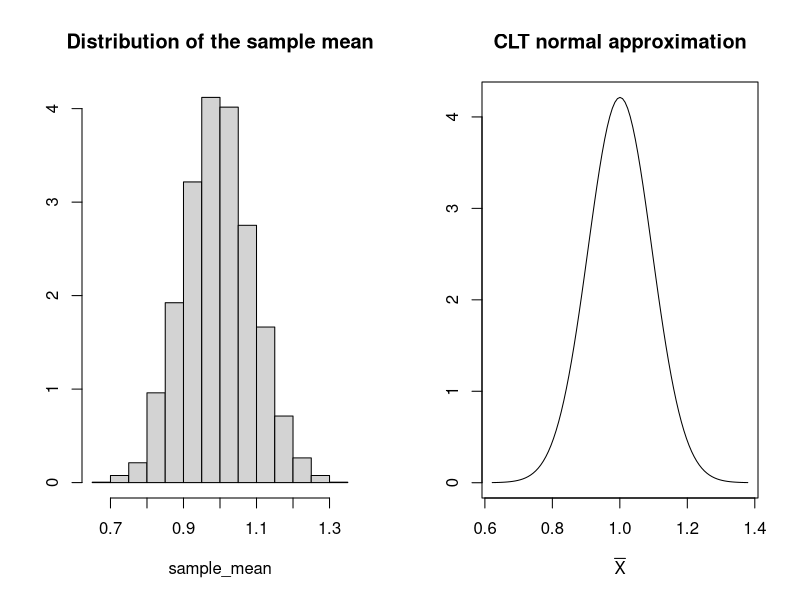

The R source for this figure:
## ---- chunk 1
knitr::opts_chunk$set(echo = TRUE)
rm(list=ls())
## ---- chunk 2
#Normally, we don't know the so-called true distribution, but for the sake of learning CLT, let's pretend we do to simulate data. Once you have created the data, you pretend you didn't know anything about it and try to "infer" it from your observations.

#This is the so-called truth
nstudents = 360000
nexam = 10
prob_cheat = 0.1
pop = data.frame("studentID" = 1:nstudents,
                 "cheat" = rbinom(nstudents, nexam, prob_cheat))
#Now forget the fact that we create this. 

#Taking samples from the population
sample_size = 100 #Number of students you draw out every time of investigation
nrep = 5000 #You do it nrep times
## ---- chunk 3
sample_mean = rep(NA, nrep) #You don't need to learn to code this
set.seed(802)
for(i in 1:nrep) {
  #Here you randomly draw a sample_size students to investigate their behavior
  sample = pop[sample(1:nstudents, size = sample_size, replace = FALSE),] 
  #then you compute the mean number of cheated exams (over nexam)
  sample_mean[i] = mean(sample$cheat)
}

# Parameters of the approximated normal distribution suggested my the CLT
mu = mean(pop$cheat) #population mean
sigma_squared = var(pop$cheat) #population variance
sigma_squared_clt = sigma_squared/sample_size #variance as per the CLT formula

{#visualization
par(mfrow = c(1,2))
hist(sample_mean, main = "Distribution of the sample mean",
     freq = F, ylab = "")#, xlim = c(0,0.76))
curve(dnorm(x, mean = mu, sd = sqrt(sigma_squared_clt)),
      main = "CLT normal approximation", ylab = "", xlab = expression(bar(X)),
      #from = 0, to = 0.76)
      from = mu-4*sqrt(sigma_squared_clt),
      to = mu+4*sqrt(sigma_squared_clt))
}
## ---- chunk 4
cutpoint = mu
sum(sample_mean < cutpoint)/length(sample_mean)
pnorm(cutpoint, mean = mu, sd = sqrt(sigma_squared_clt))
## ---- chunk 5
# {#simulation set up
# nrep = 1000
# size = 200
# 
# #sample size number of customers from the whole data set, repeat nrep times
# sample_mean = rep(NA, nrep)
# for(i in 1:nrep){
# sample <- inference_dataset[sample(1:nrow(inference_dataset),
#                             size = size, replace = FALSE)]
# sample_mean[i] = mean(sample$loyal)
# }
# 
# # (Re)calculate the mean abd variance of the whole data set
# mean_data <- mean(inference_dataset$loyal)
# var_data <- var(inference_dataset$loyal)
# var_CLT <- var_data/size #CLT formula
# 
# {#visualization
# par(mfrow = c(1,2))
# hist(sample_mean, main = "Distribution of the sample mean",
#      freq = F, ylab = "")#, xlim = c(0,0.76))
# # hist(rnorm(10000, mean = mean_data, sd = sqrt(var_CLT)),
# #      breaks = 20, main = "Simulated X bar", xlab = "", freq = F)
# curve(dnorm(x, mean = mean_data, sd = sqrt(var_CLT)),
#       main = "CLT normal approximation", ylab = "", xlab = expression(bar(X)),
#       #from = 0, to = 0.76)
#       from = mean_data-4*sqrt(var_CLT), to = mean_data+4*sqrt(var_CLT))
# }
# }
